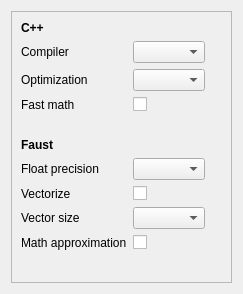
<?xml version="1.0" encoding="UTF-8"?>
<ui version="4.0">
 <class>SettingsPanel</class>
 <widget class="QWidget" name="SettingsPanel">
  <property name="geometry">
   <rect>
    <x>0</x>
    <y>0</y>
    <width>243</width>
    <height>294</height>
   </rect>
  </property>
  <property name="windowTitle">
   <string>Form</string>
  </property>
  <layout class="QVBoxLayout" name="verticalLayout_2">
   <item>
    <widget class="QFrame" name="frame">
     <property name="frameShape">
      <enum>QFrame::StyledPanel</enum>
     </property>
     <property name="frameShadow">
      <enum>QFrame::Raised</enum>
     </property>
     <layout class="QFormLayout" name="formLayout">
      <item row="0" column="0" colspan="2">
       <widget class="QLabel" name="label_6">
        <property name="sizePolicy">
         <sizepolicy hsizetype="Maximum" vsizetype="Preferred">
          <horstretch>0</horstretch>
          <verstretch>0</verstretch>
         </sizepolicy>
        </property>
        <property name="text">
         <string>&lt;b&gt;C++&lt;/b&gt;</string>
        </property>
       </widget>
      </item>
      <item row="1" column="0">
       <widget class="QLabel" name="label_5">
        <property name="text">
         <string>Compiler</string>
        </property>
       </widget>
      </item>
      <item row="1" column="1">
       <widget class="QComboBox" name="cbCompiler">
        <property name="sizePolicy">
         <sizepolicy hsizetype="Maximum" vsizetype="Fixed">
          <horstretch>0</horstretch>
          <verstretch>0</verstretch>
         </sizepolicy>
        </property>
       </widget>
      </item>
      <item row="2" column="0">
       <widget class="QLabel" name="label_8">
        <property name="text">
         <string>Optimization</string>
        </property>
       </widget>
      </item>
      <item row="2" column="1">
       <widget class="QComboBox" name="cbOptimization">
        <property name="sizePolicy">
         <sizepolicy hsizetype="Maximum" vsizetype="Fixed">
          <horstretch>0</horstretch>
          <verstretch>0</verstretch>
         </sizepolicy>
        </property>
       </widget>
      </item>
      <item row="3" column="0">
       <widget class="QLabel" name="label_9">
        <property name="text">
         <string>Fast math</string>
        </property>
       </widget>
      </item>
      <item row="3" column="1">
       <widget class="QCheckBox" name="chkFastMath">
        <property name="sizePolicy">
         <sizepolicy hsizetype="Maximum" vsizetype="Fixed">
          <horstretch>0</horstretch>
          <verstretch>0</verstretch>
         </sizepolicy>
        </property>
        <property name="text">
         <string/>
        </property>
       </widget>
      </item>
      <item row="4" column="0" colspan="2">
       <widget class="QLabel" name="label_10">
        <property name="sizePolicy">
         <sizepolicy hsizetype="Maximum" vsizetype="Preferred">
          <horstretch>0</horstretch>
          <verstretch>0</verstretch>
         </sizepolicy>
        </property>
        <property name="text">
         <string/>
        </property>
       </widget>
      </item>
      <item row="5" column="0" colspan="2">
       <widget class="QLabel" name="label_7">
        <property name="sizePolicy">
         <sizepolicy hsizetype="Maximum" vsizetype="Preferred">
          <horstretch>0</horstretch>
          <verstretch>0</verstretch>
         </sizepolicy>
        </property>
        <property name="text">
         <string>&lt;b&gt;Faust&lt;/b&gt;</string>
        </property>
       </widget>
      </item>
      <item row="6" column="0">
       <widget class="QLabel" name="label">
        <property name="text">
         <string>Float precision</string>
        </property>
       </widget>
      </item>
      <item row="6" column="1">
       <widget class="QComboBox" name="cbFloatPrecision">
        <property name="sizePolicy">
         <sizepolicy hsizetype="Maximum" vsizetype="Fixed">
          <horstretch>0</horstretch>
          <verstretch>0</verstretch>
         </sizepolicy>
        </property>
       </widget>
      </item>
      <item row="7" column="0">
       <widget class="QLabel" name="label_3">
        <property name="text">
         <string>Vectorize</string>
        </property>
       </widget>
      </item>
      <item row="7" column="1">
       <widget class="QCheckBox" name="chkVectorize">
        <property name="sizePolicy">
         <sizepolicy hsizetype="Maximum" vsizetype="Fixed">
          <horstretch>0</horstretch>
          <verstretch>0</verstretch>
         </sizepolicy>
        </property>
        <property name="text">
         <string/>
        </property>
       </widget>
      </item>
      <item row="8" column="0">
       <widget class="QLabel" name="label_4">
        <property name="text">
         <string>Vector size</string>
        </property>
       </widget>
      </item>
      <item row="8" column="1">
       <widget class="QComboBox" name="cbVectorSize">
        <property name="sizePolicy">
         <sizepolicy hsizetype="Maximum" vsizetype="Fixed">
          <horstretch>0</horstretch>
          <verstretch>0</verstretch>
         </sizepolicy>
        </property>
       </widget>
      </item>
      <item row="9" column="0">
       <widget class="QLabel" name="label_2">
        <property name="text">
         <string>Math approximation</string>
        </property>
       </widget>
      </item>
      <item row="9" column="1">
       <widget class="QCheckBox" name="chkMathApp">
        <property name="sizePolicy">
         <sizepolicy hsizetype="Maximum" vsizetype="Fixed">
          <horstretch>0</horstretch>
          <verstretch>0</verstretch>
         </sizepolicy>
        </property>
        <property name="text">
         <string/>
        </property>
       </widget>
      </item>
     </layout>
    </widget>
   </item>
  </layout>
 </widget>
 <resources/>
 <connections/>
</ui>
